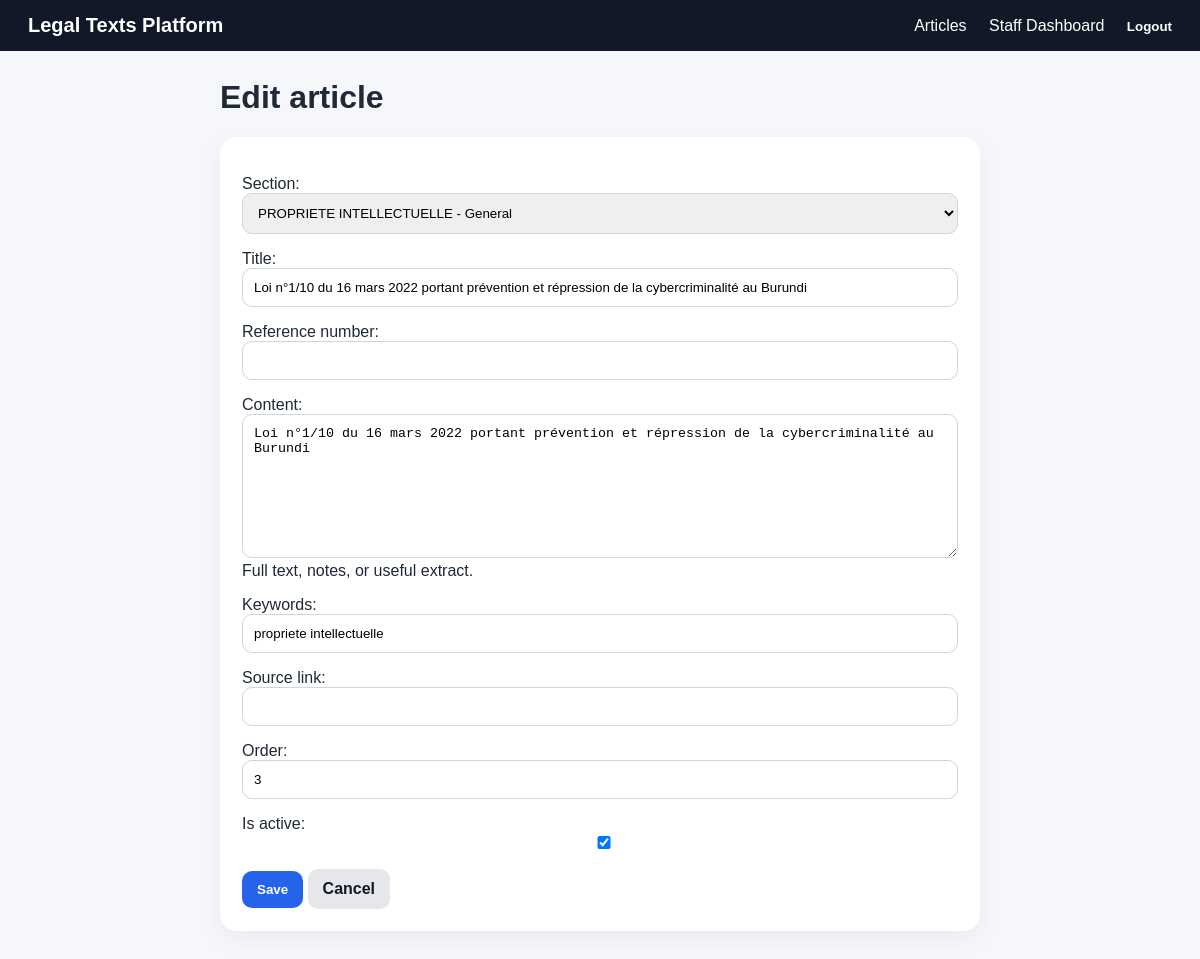
Page /articles/3/edit/ (signed in) on the committed database.
### legaltexts/models.py (models this page shows, shortened)
class LegalArticle(models.Model):
    section = models.ForeignKey(Section, on_delete=models.CASCADE, related_name='articles')
    title = models.CharField(max_length=500)
    reference_number = models.CharField(max_length=120, blank=True)
    content = models.TextField(blank=True, help_text='Full text, notes, or useful extract.')
    keywords = models.CharField(max_length=500, blank=True)
    source_link = models.URLField(blank=True)
    order = models.PositiveIntegerField(default=0)
    is_active = models.BooleanField(default=True)
    created_at = models.DateTimeField(auto_now_add=True)
    updated_at = models.DateTimeField(auto_now=True)
    class Meta:
        ordering = ['section__part__order', 'section__order', 'order', 'title']

class Part(models.Model):
    title = models.CharField(max_length=255, unique=True)
    description = models.TextField(blank=True)
    order = models.PositiveIntegerField(default=0)
    class Meta:
        ordering = ['order', 'title']

class Section(models.Model):
    part = models.ForeignKey(Part, on_delete=models.CASCADE, related_name='sections')
    title = models.CharField(max_length=255)
    description = models.TextField(blank=True)
    order = models.PositiveIntegerField(default=0)
    class Meta:
        ordering = ['part__order', 'order', 'title']
        unique_together = ('part', 'title')
    def __str__(self):
        return f'{self.part.title} - {self.title}'

### legaltexts/views.py (the view)
# urls.py: path('articles/<int:pk>/edit/', views.ArticleUpdateView.as_view(), name='article_edit'),
class ArticleUpdateView(LoginRequiredMixin, StaffOnlyMixin, UpdateView):
    model = LegalArticle
    form_class = LegalArticleForm
    template_name = 'legaltexts/form.html'
    success_url = reverse_lazy('article_list')

### legaltexts/forms.py
class LegalArticleForm(forms.ModelForm):
    class Meta:
        model = LegalArticle
        fields = ['section', 'title', 'reference_number', 'content', 'keywords', 'source_link', 'order', 'is_active']
        widgets = {
            'content': forms.Textarea(attrs={'rows': 8}),
            'keywords': forms.TextInput(attrs={'placeholder': 'tax, banking, arbitration...'}),
        }

### legaltexts/views.py (called while the page is built)
    def test_func(self):
        return self.request.user.is_staff

### legaltexts/templates/legaltexts/form.html (shortened to what this page needs)
{% extends 'legaltexts/base.html' %}
{% block content %}
<div class="form-wrapper">
    <h1>{% if object %}Edit article{% else %}Add article{% endif %}</h1>
    <form method="post" class="form-card">
        {{ form.as_p }}
        <button class="primary" type="submit">Save</button>
        <a class="secondary" href="javascript:history.back()">Cancel</a>
    </form>
</div>
{% endblock %}

### legaltexts/static/legaltexts/css/style.css (style rules this page uses)
* { box-sizing: border-box; }
body { margin: 0; font-family: Arial, sans-serif; background: #f5f7fb; color: #1f2937; }
a { color: #1d4ed8; text-decoration: none; }
input, select, textarea { width: 100%; padding: 11px; border: 1px solid #d1d5db; border-radius: 10px; }
button, .primary, .secondary { border: 0; padding: 11px 15px; border-radius: 10px; cursor: pointer; font-weight: 600; display: inline-block; }
button, .primary { background: #2563eb; color: white; }
.secondary { background: #e5e7eb; color: #111827; }
.article-card, .detail-card, .auth-card, .form-card, table { background: white; border-radius: 16px; box-shadow: 0 8px 24px rgba(0,0,0,.05); }
.form-wrapper, .auth-card { max-width: 760px; margin: 0 auto; }
.form-card { padding: 22px; }

### rows in the picture
LegalArticle: section "PROPRIETE INTELLECTUELLE - General", content "Loi n°1/10 du 16 mars 2022 portant prévention et répression de la cybercriminalité au Burundi", keywords "propriete intellectuelle", order "3", is_active "☑"
Part: title "Loi n°1/10 du 16 mars 2022 portant prévention et répression de la cybercriminalité au Burundi"
